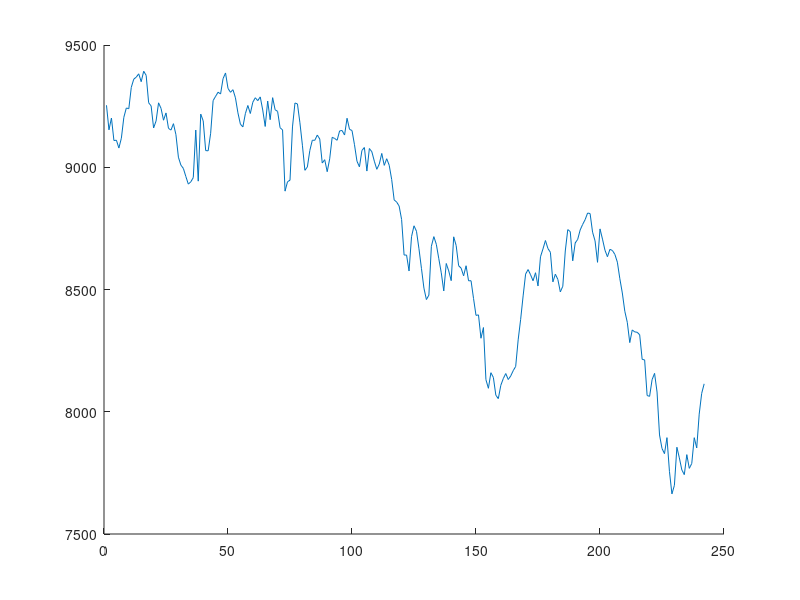

The MATLAB source for this figure:
figure(1);
hold on
%t=fetch(yahoo,'TAIEX','Close','1/1/2016','31/12/2016','m');
load test
point=length(t);
x=linspace(1,point,point);
y=t(:,2);
yMean=mean(y);
yStd=std(y);
plot(x,y);
